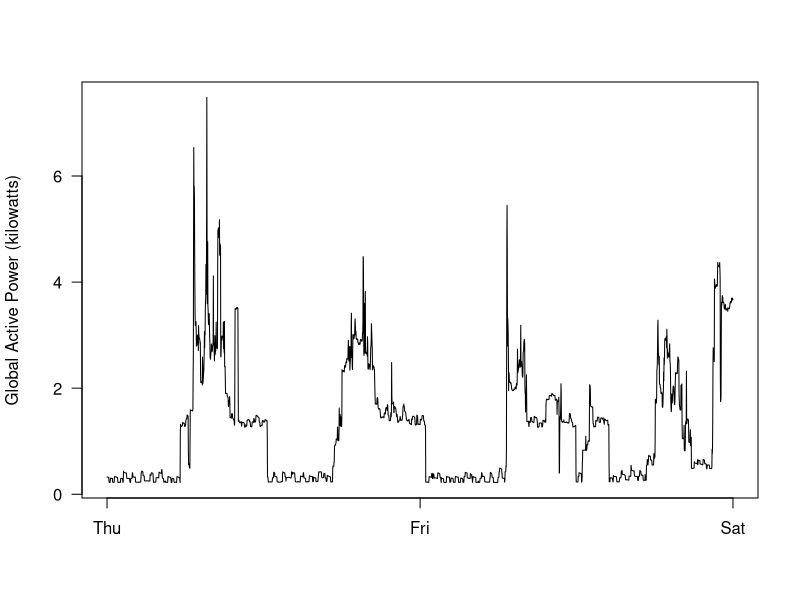

Generate this figure with R:

datos = read.csv("HPC_assignment1.csv")

graphics.off()

plot(datos$Global_active_power, type="l", axes=FALSE,
     xlab="", ylab="Global Active Power (kilowatts)")

axis(1, at=c(1, 1441, 2880), labels = c("Thu", "Fri", "Sat"))
axis(2, las=2)
box()

dev.copy(png, file="plot2.png",  width = 480, height = 480)
dev.off()